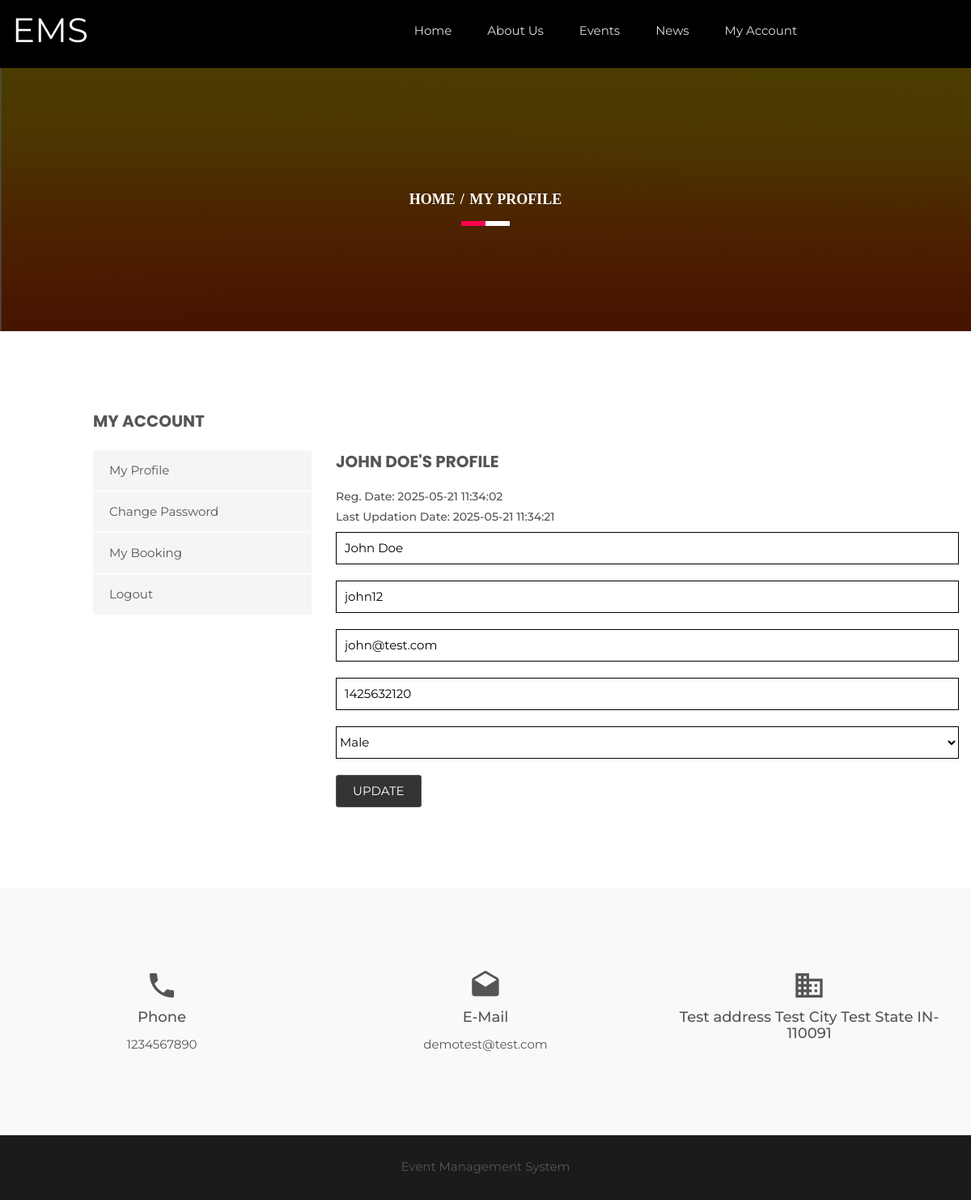
Page /profile.php (signed in) on the committed database.
### tables this page shows
CREATE TABLE `tblgenralsettings` (
  `id` int(11) NOT NULL,
  `SiteName` varchar(200) DEFAULT NULL,
  `PhoneNumber` bigint(12) DEFAULT NULL,
  `EmailId` varchar(255) DEFAULT NULL,
  `address` mediumtext DEFAULT NULL,
  `footercontent` mediumtext DEFAULT NULL,
  `LastUpdationDate` timestamp NULL DEFAULT NULL ON UPDATE current_timestamp()
);

CREATE TABLE `tblusers` (
  `Userid` int(11) NOT NULL,
  `FullName` varchar(255) DEFAULT NULL,
  `UserName` varchar(200) DEFAULT NULL,
  `Emailid` varchar(255) DEFAULT NULL,
  `PhoneNumber` bigint(12) DEFAULT NULL,
  `UserGender` varchar(100) DEFAULT NULL,
  `UserPassword` varchar(255) DEFAULT NULL,
  `RegDate` timestamp NULL DEFAULT current_timestamp(),
  `LastUpdationDate` timestamp NULL DEFAULT NULL ON UPDATE current_timestamp(),
  `IsActive` int(1) DEFAULT NULL
);

### profile.php (the view, shortened to what this page needs)
<?php
include('includes/config.php');
if(strlen($_SESSION['usrid'])==0)
    {
header('location:logout.php');
}
else{
    ?>
<!doctype html>
<html class="no-js" lang="en">
    <head>
        <link rel="stylesheet" href="css/bootstrap.min.css">
        <link rel="stylesheet" href="css/animate.css">
        <link rel="stylesheet" href="css/meanmenu.min.css">
        <link rel="stylesheet" href="css/owl.carousel.css">
        <link rel="stylesheet" href="css/icofont.css">
        <link rel="stylesheet" href="css/nivo-slider.css">
        <link rel="stylesheet" href="css/animate-text.css">
        <link rel="stylesheet" href="css/material-design-iconic-font.min.css">
		<link rel="stylesheet" href="style.css">
        <link rel="stylesheet" href="css/responsive.css">
		<link href="css/color/skin-default.css" rel="stylesheet">
    </head>
    <body>
         <div class="wrapper single-blog">
           <div id="home" class="header-slider-area">
                   <?php include_once('includes/header.php');?>
            </div>
            <div class="breadcumb-area bg-overlay">
                <div class="container">
                    <ol class="breadcrumb">
                        <li><a href="index.html">Home</a></li>
                        <li class="active">My Profile</li>
                    </ol>
                </div>
            </div>
            <div class="single-blog-area ptb100 fix">
               <div class="container">
                   <div class="row">
<?php include_once('includes/myaccountbar.php');?>
                       <div class="col-md-8 col-sm-7">
                           <div class="single-blog-body">
<?php
$uid=$_SESSION['usrid'];
$sql = "SELECT * from  tblusers where Userid=:uid";
$query = $dbh -> prepare($sql);
$query -> bindParam(':uid',$uid, PDO::PARAM_STR);
$query->execute();
$results=$query->fetchAll(PDO::FETCH_OBJ);
if($query->rowCount() > 0)
{
foreach($results as $result)
{    ?>
                                <div class="Leave-your-thought mt50">
                                    <h3 class="aside-title uppercase"><?php echo htmlentities($result->FullName);?>'s Profile</h3>
<h5>Reg. Date: <?php echo htmlentities($result->RegDate);?> </h5>
<?php if($result->LastUpdationDate!=""){?>
<h5>Last Updation Date: <?php echo htmlentities($result->LastUpdationDate);?> </h5>
<?php } ?>
                                    <div class="row">
                                        <form name="signup" method="post">
                                            <div class="col-md-12 col-sm-6 col-xs-12 lyt-left">
                                                <div class="input-box leave-ib">
<input type="text" placeholder="Name" class="info" name="name" value="<?php echo htmlentities($result->FullName);?>" required="true">
<input type="text" placeholder="Username" class="info" name="username" id="username" value="<?php echo htmlentities($result->UserName);?>" readonly="true" >
<input type="email" placeholder="Email Id" class="info" name="email" required="true" value="<?php echo htmlentities($result->Emailid);?>">
<input type="tel" placeholder="Phone Number" pattern="[0-9]{10}" title="10 numeric characters only" class="info" name="phonenumber" maxlength="10" required="true" value="<?php echo htmlentities($result->PhoneNumber);?>">
<select class="info" name="gender" required="true">
<option value="<?php echo htmlentities($result->UserGender);?>"><?php echo htmlentities($result->UserGender);?></option>
</select>
</div>
                                            </div>
<div class="col-xs-12">
<div class="input-box post-comment">
<input type="submit" value="Update" id="update" name="update" class="submit uppercase">
</div>
</div>
                                        </form>
                                    </div>
<?php }} ?>
                                </div>
                           </div>
                       </div>
               </div>
           </div></div>
                 <?php include_once('includes/footer.php');?>
         </div>
    </body>
</html>
<?php } ?>

### includes/header.php (shortened to what this page needs)
<?php
$ret = "Select  SiteName from tblgenralsettings ";
$querys = $dbh -> prepare($ret);
$querys->execute();
$resultss=$querys->fetchAll(PDO::FETCH_OBJ);
if($querys->rowCount() > 0)
{
foreach($resultss as $rows)
{ ?>
   <div id="home" class="header-slider-area">
                <div class="header-area header-2">
                    <div id="sticker" class="logo-menu-area header-area-2">
                        <div class="container hidden-xs">
                            <div class="row">
                                <div class="col-md-2 col-sm-3">
                                    <div class="logo">
                                        <a href="index.php" style="font-size:42px; color:#fff"><?php echo htmlentities($rows->SiteName);?></a>
                                    </div>
                                </div>
                                <div class="col-md-8 col-sm-9">
                                    <div class="main-menu text-right">
                                        <nav>
                                            <ul id="nav">
                                                <li><a class="smooth-scroll" href="index.php">Home</a></li>
                                                <li><a class="smooth-scroll" href="about-us.php">About Us</a></li>
                                                <li><a class="smooth-scroll" href="all-events.php">Events</a></li>
                                                <li><a class="smooth-scroll" href="news.php">News</a></li>
                                                <?php if(strlen($_SESSION['usrid']==0)){?>
                                                <li><a class="smooth-scroll" href="signup.php">Signup</a></li>
                                                 <li><a class="smooth-scroll" href="signin.php">Login</a></li>
                                             <?php } else {?>
<li><a class="smooth-scroll" href="profile.php">My Account</a></li>
                                             <?php } ?>
                                            </ul>
                                        </nav>
                                    </div>
                                </div>
                                </div>
                            </div>
                        </div>
                    </div>
                    <?php }} ?>

### includes/footer.php (shortened to what this page needs)
<?php
$ret = "Select  PhoneNumber,address,EmailId,footercontent from tblgenralsettings ";
$querys = $dbh -> prepare($ret);
$querys->execute();
$resultss=$querys->fetchAll(PDO::FETCH_OBJ);
if($querys->rowCount() > 0)
{
foreach($resultss as $rows)
{ ?>
 <div class="information-area off-white ptb100">
                    <div class="container">
                        <div class="row">
                            <div class="col-md-4 col-sm-3 col-xs-12">
                                <div class="single-information text-center">
                                    <div class="info-icon">
                                        <i class="zmdi zmdi-phone"></i>
                                    </div>
                                    <h4>Phone</h4>
                                    <p><?php echo htmlentities($rows->PhoneNumber);?></p>
                                </div>
                            </div>
                            <div class="col-md-4 col-sm-3 col-xs-12">
                                <div class="single-information text-center">
                                    <div class="info-icon">
                                        <i class="zmdi zmdi-email-open"></i>
                                    </div>
                                    <h4>E-Mail</h4>
                                    <p><a href="mailto:company@email.com"><?php echo htmlentities($rows->EmailId);?></a></p>
                                </div>
                            </div>
                            <div class="col-md-4 col-sm-3 col-xs-12">
                                <div class="single-information text-center">
                                    <div class="info-icon">
                                        <i class="zmdi zmdi-city-alt"></i>
                                    </div>
                                    <h4><?php echo htmlentities($rows->address);?></h4>
                                </div>
                            </div>
                        </div>
                    </div>
                </div>
            <div class="footer-area" align="center">
                <div class="container">
                    <div class="row">
                        <div class="col-md-12 col-sm-6 col-xs-12">
                            <div class="social-area">
                             <?php echo htmlentities($rows->footercontent);?>
                            </div>
                        </div>
                    </div>
                </div>
            </div>
            <?php }} ?>

### style.css (style rules this page uses)
.container { width: 1200px }
html, body { height: 100%; font-family: 'Montserrat', sans-serif; font-size: 15px; color: #555; line-height: 25px; }
.fix { overflow: hidden }
p { margin: 0 0 15px }
h1, h2, h3, h4, h5, h6 { margin: 0 0 10px }
a { -webkit-transition: all 0.3s ease 0s; transition: all 0.3s ease 0s; text-decoration: none; color: #555; }
ul { list-style: outside none none; margin: 0; padding: 0; }
.mt50 { margin-top: 50px }
.ptb100 { padding: 100px 0 }
.uppercase { text-transform: uppercase }
.off-white { background: #f9f9f9 }
.wrapper { background: #fff }
ul li { display: inline-block }
.main-menu ul li a { color: #ddd }
.logo-menu-area { padding: 35px 0 }
.main-menu ul li { margin-right: 40px }
.main-menu ul li:last-child { margin: 0 }
.header-area { left: 0; position: absolute; top: 0; width: 100%; z-index: 999; }
.header-slider-area { position: relative }
.bg-overlay { position: relative; z-index: 1; }
.bg-overlay:before { background: #000 none repeat scroll 0 0; content: ""; height: 100%; left: 0; opacity: 0.85; -ms-filter: "progid:DXImageTransform.Microsoft.Alpha(Opacity=85)"; position: absolute; top: 0; width: 100%; z-index: -1; }
.breadcumb-area.bg-overlay:before { opacity: 0.7; -ms-filter: "progid:DXImageTransform.Microsoft.Alpha(Opacity=70)"; }
input { border: 1px solid #555555; border-radius: 4px; height: 45px; line-height: 45px; padding: 0 10px; }
.input-box { display: inline-block }
input.submit { width: 95px; border-radius: 3px; float: right; height: 37px; line-height: 37px; background: #dddddd; }
.info-icon { font-size: 40px; margin-bottom: 10px; }
.single-information > p { margin-bottom: 5px }
.single-information p:last-child { margin: 0 }
.footer-area { background: #1b1b1b none repeat scroll 0 0; height: 80px; line-height: 78px; }
.header-2 { background: #000 none repeat scroll 0 0; position: static; }
select { background: transparent none repeat scroll 0 0; border: medium none; color: #777; height: 30px; width: 100%; }
.breadcumb-area { background: rgba(0, 0, 0, 0) url("img/bg.png") repeat scroll 0 0; padding: 150px 0; text-align: center; }
.breadcrumb { background-color: transparent; border-radius: 0; list-style: outside none none; margin-bottom: 0; padding: 0; position: relative; }
.breadcrumb > li + li:before { color: #fff; font-weight: 700; padding: 0 2px; }
.breadcrumb a, .breadcrumb li.active { color: #fff }
.breadcrumb li { font-family: popins; font-size: 18px; font-weight: 700; text-transform: uppercase; }
.breadcrumb:before, .breadcrumb:after { background: #fff none repeat scroll 0 0; bottom: -20px; content: ""; height: 6px; left: 50%; position: absolute; -webkit-transform: translateX(-50%); transform: translateX(-50%); width: 60px; }
.breadcrumb:after { background: #ff004d none repeat scroll 0 0; -webkit-transform: translateX(-100%); transform: translateX(-100%); width: 30px; }
.aside-title { font-family: Poppins; font-size: 20px; font-weight: 700; margin-bottom: 25px; }
.leave-ib input { border-color: #000; border-radius: 0; color: #000; height: 40px; line-height: 40px; margin-bottom: 20px; width: 100%; }
select { border-color: #000; border-radius: 0; color: #000; height: 40px; line-height: 40px; margin-bottom: 20px; width: 100%; border: 1px solid #000; }
.post-comment input.submit { background: #333333 none repeat scroll 0 0; color: #fff; height: 40px; line-height: 37px; padding: 0 20px; width: auto; -webkit-transition: all 0.3s ease 0s; transition: all 0.3s ease 0s; }
.input-box.post-comment { float: left }
#sticker { right: 0; left: 0; }

### css/responsive.css (style rules this page uses)
@media (min-width: 1170px) and (max-width: 1400px) { .logo-menu-area { padding: 25px 0; } }

### css/color/skin-default.css (style rules this page uses)
.breadcrumb::after { background: #ff004d none repeat scroll 0 0; }

### rows in the picture
tblgenralsettings: SiteName "EMS", PhoneNumber "1234567890", EmailId "demotest@test.com", address "Test address Test City Test State IN-110091", footercontent "Event Management System"
tblusers: FullName "JOHN DOE", RegDate "2025-05-21 11:34:02", LastUpdationDate "2025-05-21 11:34:21", name "John Doe", username "john12", email "john@test.com", phonenumber "1425632120", gender "Male"
